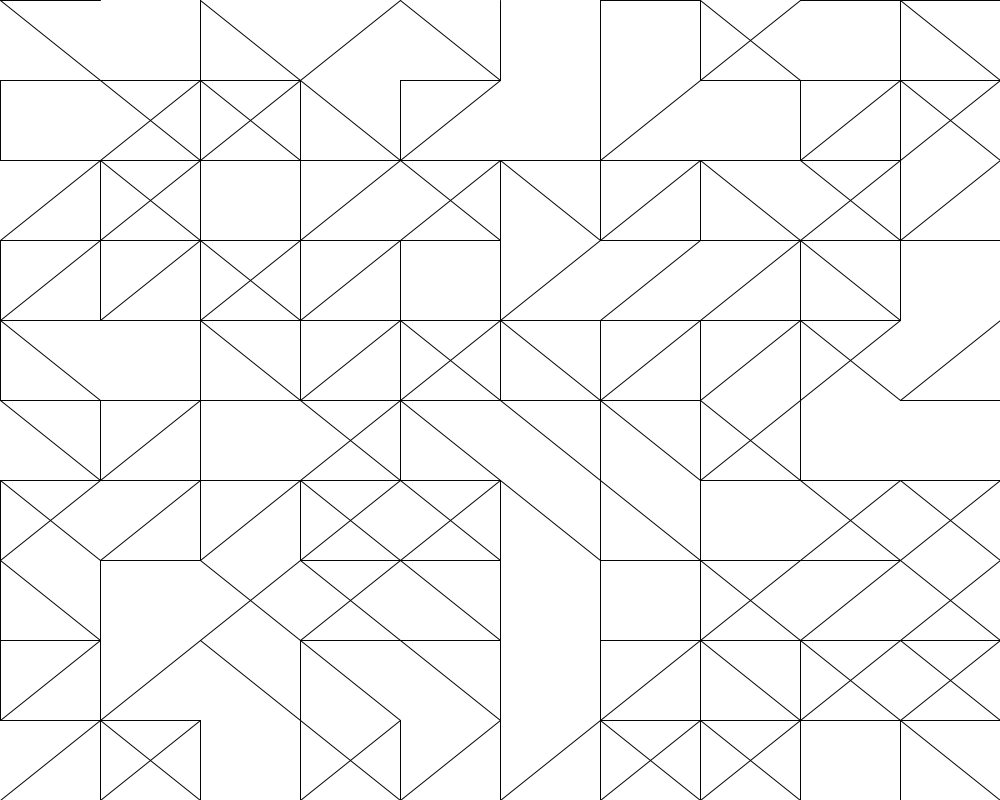
Frame 1 (no input)
Frame 60 (the mouse pressed at the canvas centre just before this capture): identical to frame 1, image omitted
Frame 120 (the mouse held since frame 60 and released just before this capture): identical to frame 1, image omitted

The Processing sketch that drew this single still picture (run headless with seeded random() and noise(); from frame 60 on, the mouse is pressed at the canvas centre):

// Processing sketch: Tarea7_ArraynD
// ── Tarea7_ArraynD.pde
boolean[][][] laberinto;
int fil = 10;
int col = 10;

void setup() {
  size(1000, 800);
  laberinto = new boolean[fil][col][6];

  for (int i = 0; i < fil; i++) {
    for (int j = 0; j < col; j++) {
      for (int k = 0; k < 6; k++) {
        laberinto[i][j][k] = random(1) > 0.5;
      }
    }
  }
}

void draw() {
  background(255);
  stroke(#050505);

  float altoC = (float) height / fil;
  float anchoC = (float) width / col;

  for (int i = 0; i < fil; i++) {
    for (int j = 0; j < col; j++) {
      float x = j * anchoC;
      float y = i * altoC;

      if (laberinto[i][j][0]) line(x, y, x + anchoC, y);
      
      if (laberinto[i][j][1]) line(x + anchoC, y, x + anchoC, y + altoC);
      
      if (laberinto[i][j][2]) line(x, y + altoC, x + anchoC, y + altoC);
      
      if (laberinto[i][j][3]) line(x, y, x, y + altoC);
      
      if (laberinto[i][j][4]) line(x, y, x + anchoC, y + altoC);
      
      if (laberinto[i][j][5]) line(x + anchoC, y, x, y + altoC);
    }
  }
}
